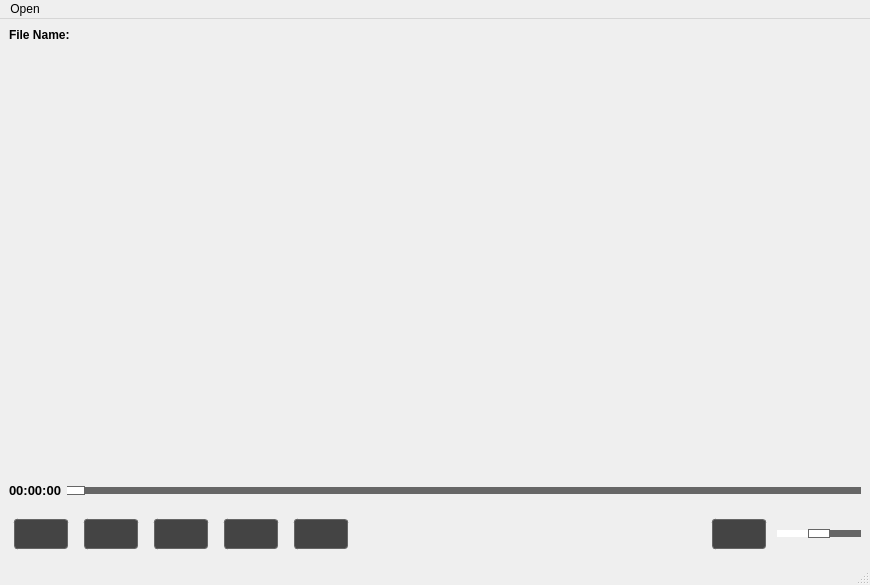
<?xml version="1.0" encoding="UTF-8"?>
<ui version="4.0">
 <class>MediaPlayer</class>
 <widget class="QMainWindow" name="MediaPlayer">
  <property name="geometry">
   <rect>
    <x>0</x>
    <y>0</y>
    <width>870</width>
    <height>585</height>
   </rect>
  </property>
  <property name="windowTitle">
   <string>MediaPlayer</string>
  </property>
  <widget class="QWidget" name="centralwidget">
   <layout class="QHBoxLayout" name="horizontalLayout_5">
    <item>
     <layout class="QVBoxLayout" name="verticalLayout" stretch="0,5,0,0">
      <item>
       <layout class="QHBoxLayout" name="horizontalLayout_3">
        <item>
         <widget class="QLabel" name="label">
          <property name="sizePolicy">
           <sizepolicy hsizetype="Maximum" vsizetype="Preferred">
            <horstretch>0</horstretch>
            <verstretch>0</verstretch>
           </sizepolicy>
          </property>
          <property name="font">
           <font>
            <bold>true</bold>
           </font>
          </property>
          <property name="text">
           <string>File Name:</string>
          </property>
         </widget>
        </item>
        <item>
         <widget class="QLabel" name="label_Value_File_Name">
          <property name="font">
           <font>
            <bold>true</bold>
           </font>
          </property>
          <property name="text">
           <string/>
          </property>
         </widget>
        </item>
       </layout>
      </item>
      <item>
       <layout class="QHBoxLayout" name="horizontalLayout_4">
        <item>
         <widget class="QGroupBox" name="groupBox_Video">
          <property name="enabled">
           <bool>true</bool>
          </property>
          <property name="styleSheet">
           <string notr="true">QGroupBox
{
	border: none;
}</string>
          </property>
          <property name="title">
           <string/>
          </property>
         </widget>
        </item>
       </layout>
      </item>
      <item>
       <layout class="QHBoxLayout" name="horizontalLayout_2">
        <property name="leftMargin">
         <number>0</number>
        </property>
        <property name="topMargin">
         <number>10</number>
        </property>
        <property name="bottomMargin">
         <number>10</number>
        </property>
        <item>
         <widget class="QLabel" name="label_Current_Time">
          <property name="sizePolicy">
           <sizepolicy hsizetype="Preferred" vsizetype="Minimum">
            <horstretch>0</horstretch>
            <verstretch>0</verstretch>
           </sizepolicy>
          </property>
          <property name="font">
           <font>
            <pointsize>10</pointsize>
            <bold>true</bold>
           </font>
          </property>
          <property name="text">
           <string>00:00:00</string>
          </property>
         </widget>
        </item>
        <item>
         <widget class="QSlider" name="horizontalSlider_Duration">
          <property name="cursor">
           <cursorShape>PointingHandCursor</cursorShape>
          </property>
          <property name="styleSheet">
           <string notr="true">QSlider::groove:horizontal {
    border: 1px solid #666666;  /* Borda cinza */
    height: 5px;  /* Altura do groove */
    background: #333333;  /* Cor de fundo mais escura */
    
}

QSlider::handle:horizontal {
    background: #ffffff;  /* Cor do manipulador do slider */
    border: 1px solid #666666;  /* Borda cinza */
    width: 20px;  /* Largura do manipulador */
    margin: -2px -5px;  /* Ajuste de posição */
    border-radius: 6px;  
}

QSlider::add-page:horizontal {
    background: #666666;  
}

QSlider::sub-page:horizontal {
    background: #ffffff;  
}</string>
          </property>
          <property name="orientation">
           <enum>Qt::Horizontal</enum>
          </property>
         </widget>
        </item>
       </layout>
      </item>
      <item>
       <layout class="QHBoxLayout" name="horizontalLayout">
        <property name="topMargin">
         <number>0</number>
        </property>
        <item>
         <widget class="QPushButton" name="pushButton_Seek_Backward">
          <property name="minimumSize">
           <size>
            <width>40</width>
            <height>40</height>
           </size>
          </property>
          <property name="cursor">
           <cursorShape>PointingHandCursor</cursorShape>
          </property>
          <property name="styleSheet">
           <string notr="true">QPushButton {
    color: #ffffff;  /* Cor do texto branco */
    background-color: #444444;  /* Cor de fundo mais escura */
    border: 1px solid #666666;  /* Borda cinza */
    border-radius: 3px;
    padding: 5px 10px;
    margin: 5px;
}

QPushButton:hover {
    background-color: #555555;  /* Cor de fundo mais escura ao passar o mouse */
}</string>
          </property>
          <property name="text">
           <string/>
          </property>
         </widget>
        </item>
        <item>
         <widget class="QPushButton" name="pushButton_Play_Pause">
          <property name="minimumSize">
           <size>
            <width>40</width>
            <height>40</height>
           </size>
          </property>
          <property name="cursor">
           <cursorShape>PointingHandCursor</cursorShape>
          </property>
          <property name="styleSheet">
           <string notr="true">QPushButton {
    color: #ffffff;  /* Cor do texto branco */
    background-color: #444444;  /* Cor de fundo mais escura */
    border: 1px solid #666666;  /* Borda cinza */
    border-radius: 3px;
    padding: 5px 10px;
    margin: 5px;
}

QPushButton:hover {
    background-color: #555555;  /* Cor de fundo mais escura ao passar o mouse */
}</string>
          </property>
          <property name="text">
           <string/>
          </property>
         </widget>
        </item>
        <item>
         <widget class="QPushButton" name="pushButton_Stop">
          <property name="minimumSize">
           <size>
            <width>40</width>
            <height>40</height>
           </size>
          </property>
          <property name="cursor">
           <cursorShape>PointingHandCursor</cursorShape>
          </property>
          <property name="styleSheet">
           <string notr="true">QPushButton {
    color: #ffffff;  /* Cor do texto branco */
    background-color: #444444;  /* Cor de fundo mais escura */
    border: 1px solid #666666;  /* Borda cinza */
    border-radius: 3px;
    padding: 5px 10px;
    margin: 5px;
}

QPushButton:hover {
    background-color: #555555;  /* Cor de fundo mais escura ao passar o mouse */
}</string>
          </property>
          <property name="text">
           <string/>
          </property>
         </widget>
        </item>
        <item>
         <widget class="QPushButton" name="pushButton_Seek_Forward">
          <property name="minimumSize">
           <size>
            <width>40</width>
            <height>40</height>
           </size>
          </property>
          <property name="cursor">
           <cursorShape>PointingHandCursor</cursorShape>
          </property>
          <property name="styleSheet">
           <string notr="true">QPushButton {
    color: #ffffff;  /* Cor do texto branco */
    background-color: #444444;  /* Cor de fundo mais escura */
    border: 1px solid #666666;  /* Borda cinza */
    border-radius: 3px;
    padding: 5px 10px;
    margin: 5px;
}

QPushButton:hover {
    background-color: #555555;  /* Cor de fundo mais escura ao passar o mouse */
}</string>
          </property>
          <property name="text">
           <string/>
          </property>
         </widget>
        </item>
        <item>
         <widget class="QPushButton" name="pushButton_FullScreen_NormalScreen">
          <property name="sizePolicy">
           <sizepolicy hsizetype="Minimum" vsizetype="Minimum">
            <horstretch>0</horstretch>
            <verstretch>0</verstretch>
           </sizepolicy>
          </property>
          <property name="minimumSize">
           <size>
            <width>40</width>
            <height>40</height>
           </size>
          </property>
          <property name="cursor">
           <cursorShape>PointingHandCursor</cursorShape>
          </property>
          <property name="styleSheet">
           <string notr="true">QPushButton {
    color: #ffffff;  /* Cor do texto branco */
    background-color: #444444;  /* Cor de fundo mais escura */
    border: 1px solid #666666;  /* Borda cinza */
    border-radius: 3px;
    padding: 5px 10px;
    margin: 5px;
}

QPushButton:hover {
    background-color: #555555;  /* Cor de fundo mais escura ao passar o mouse */
}</string>
          </property>
          <property name="text">
           <string/>
          </property>
         </widget>
        </item>
        <item>
         <spacer name="horizontalSpacer">
          <property name="orientation">
           <enum>Qt::Horizontal</enum>
          </property>
          <property name="sizeHint" stdset="0">
           <size>
            <width>40</width>
            <height>20</height>
           </size>
          </property>
         </spacer>
        </item>
        <item>
         <widget class="QPushButton" name="pushButton_Volume">
          <property name="sizePolicy">
           <sizepolicy hsizetype="Maximum" vsizetype="Fixed">
            <horstretch>0</horstretch>
            <verstretch>0</verstretch>
           </sizepolicy>
          </property>
          <property name="minimumSize">
           <size>
            <width>40</width>
            <height>40</height>
           </size>
          </property>
          <property name="cursor">
           <cursorShape>PointingHandCursor</cursorShape>
          </property>
          <property name="styleSheet">
           <string notr="true">QPushButton {
    color: #ffffff;  /* Cor do texto branco */
    background-color: #444444;  /* Cor de fundo mais escura */
    border: 1px solid #666666;  /* Borda cinza */
    border-radius: 3px;
    padding: 5px 10px;
    margin: 5px;
}

QPushButton:hover {
    background-color: #555555;  /* Cor de fundo mais escura ao passar o mouse */
}</string>
          </property>
          <property name="text">
           <string/>
          </property>
         </widget>
        </item>
        <item>
         <widget class="QSlider" name="horizontalSlider_Volume">
          <property name="sizePolicy">
           <sizepolicy hsizetype="Minimum" vsizetype="Fixed">
            <horstretch>0</horstretch>
            <verstretch>0</verstretch>
           </sizepolicy>
          </property>
          <property name="cursor">
           <cursorShape>PointingHandCursor</cursorShape>
          </property>
          <property name="styleSheet">
           <string notr="true">QSlider::groove:horizontal {
    border: 1px solid #666666;  /* Borda cinza */
    height: 5px;  /* Altura do groove */
    background: #333333;  /* Cor de fundo mais escura */
    
}

QSlider::handle:horizontal {
    background: #ffffff;  /* Cor do manipulador do slider */
    border: 1px solid #666666;  /* Borda cinza */
    width: 20px;  /* Largura do manipulador */
    margin: -2px -5px;  /* Ajuste de posição */
    border-radius: 6px;  
}

QSlider::add-page:horizontal {
    background: #666666;  
}

QSlider::sub-page:horizontal {
    background: #ffffff;  
}</string>
          </property>
          <property name="maximum">
           <number>100</number>
          </property>
          <property name="value">
           <number>50</number>
          </property>
          <property name="orientation">
           <enum>Qt::Horizontal</enum>
          </property>
         </widget>
        </item>
       </layout>
      </item>
     </layout>
    </item>
   </layout>
  </widget>
  <widget class="QMenuBar" name="menubar">
   <property name="geometry">
    <rect>
     <x>0</x>
     <y>0</y>
     <width>870</width>
     <height>25</height>
    </rect>
   </property>
   <widget class="QMenu" name="menuOpen">
    <property name="title">
     <string>Open</string>
    </property>
    <addaction name="actionOpen_File"/>
   </widget>
   <addaction name="menuOpen"/>
  </widget>
  <widget class="QStatusBar" name="statusbar"/>
  <action name="actionOpen_File">
   <property name="text">
    <string>Open File</string>
   </property>
  </action>
 </widget>
 <resources/>
 <connections/>
</ui>
